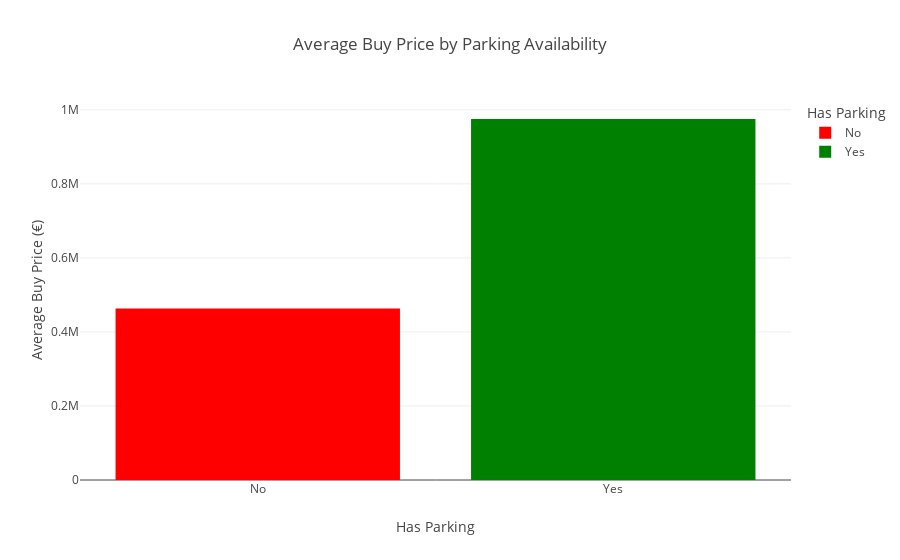

Write notebook code for a chart like this one.
### Code cell
park_avg = df.groupby('has_parking')['buy_price'].mean().reset_index()
park_avg['has_parking'] = park_avg['has_parking'].map({0: 'No', 1: 'Yes'})

fig = px.bar(
        park_avg,
        x='has_parking',
        y='buy_price',
        title='Average Buy Price by Parking Availability',
        labels={'has_parking': 'Has Parking', 'buy_price': 'Average Buy Price (€)'},
        color='has_parking',
        color_discrete_map={'Yes': 'green', 'No': 'red'}
    )
fig

### Figure 1 — Plotly figure (JSON) as saved in the notebook; plotly's stock layout.template omitted (floating-point values rounded to 4 significant figures)
{"data": [{"alignmentgroup": "True", "hovertemplate": "Has Parking=%{x}<br>Average Buy Price (€)=%{y}<extra></extra>", "legendgroup": "No", "marker": {"color": "red", "pattern": {"shape": ""}}, "name": "No", "offsetgroup": "No", "orientation": "v", "showlegend": true, "textposition": "auto", "type": "bar", "x": ["No"], "xaxis": "x", "y": [463100.0], "yaxis": "y"}, {"alignmentgroup": "True", "hovertemplate": "Has Parking=%{x}<br>Average Buy Price (€)=%{y}<extra></extra>", "legendgroup": "Yes", "marker": {"color": "green", "pattern": {"shape": ""}}, "name": "Yes", "offsetgroup": "Yes", "orientation": "v", "showlegend": true, "textposition": "auto", "type": "bar", "x": ["Yes"], "xaxis": "x", "y": [975100.0], "yaxis": "y"}], "layout": {"barmode": "relative", "legend": {"title": {"text": "Has Parking"}, "tracegroupgap": 0}, "title": {"text": "Average Buy Price by Parking Availability"}, "xaxis": {"anchor": "y", "categoryarray": ["No", "Yes"], "categoryorder": "array", "domain": [0, 1], "title": {"text": "Has Parking"}}, "yaxis": {"anchor": "x", "domain": [0, 1], "title": {"text": "Average Buy Price (€)"}}}}
